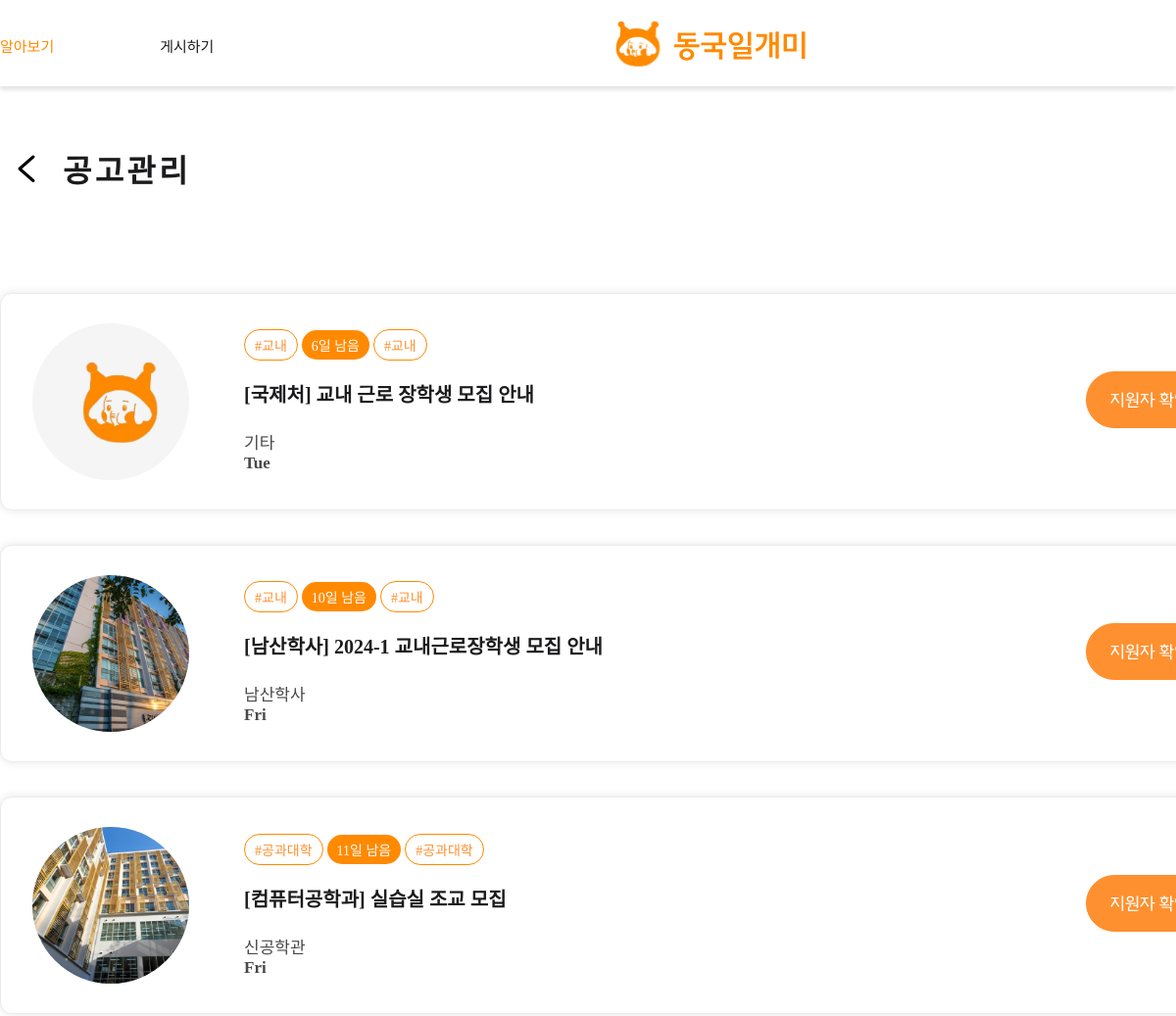
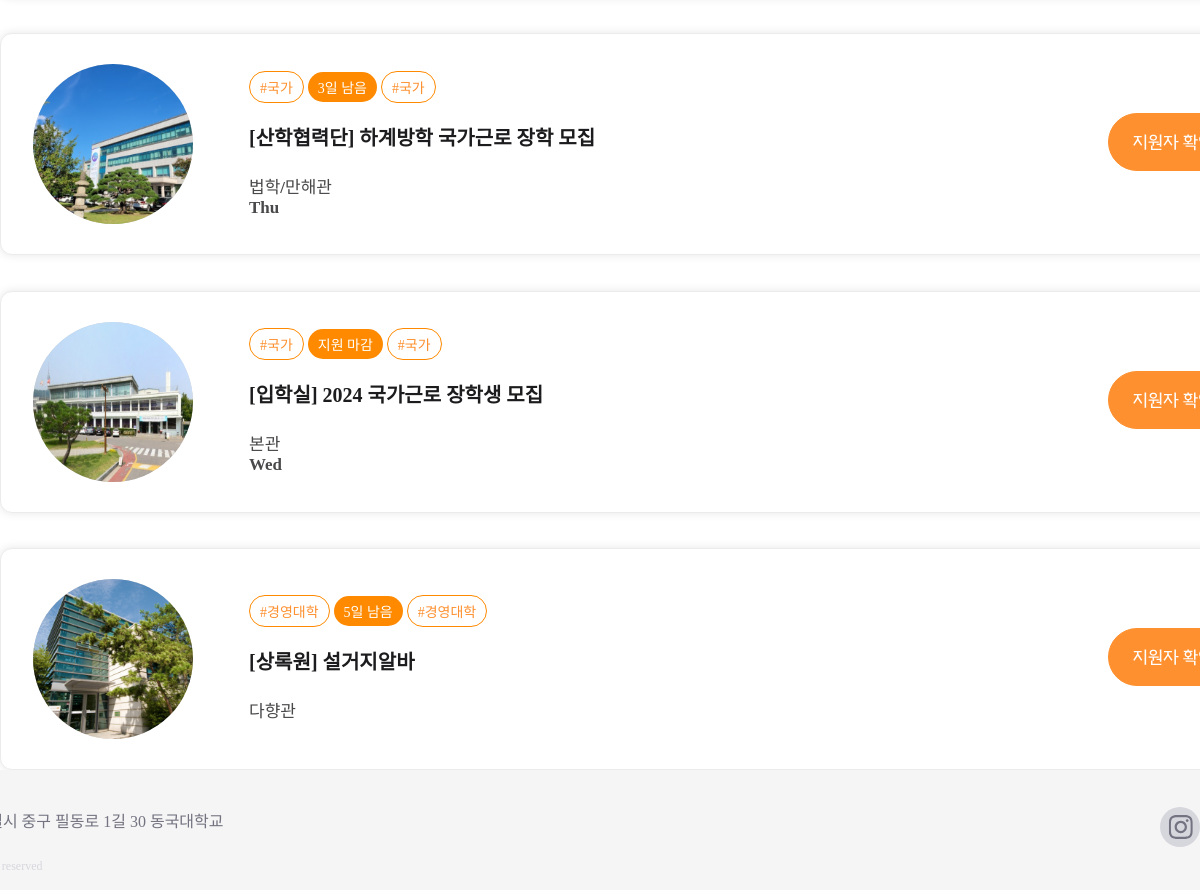
The page /users/staff-mypost/ (signed in) on the database as committed earlier (2 pictures, top to bottom).
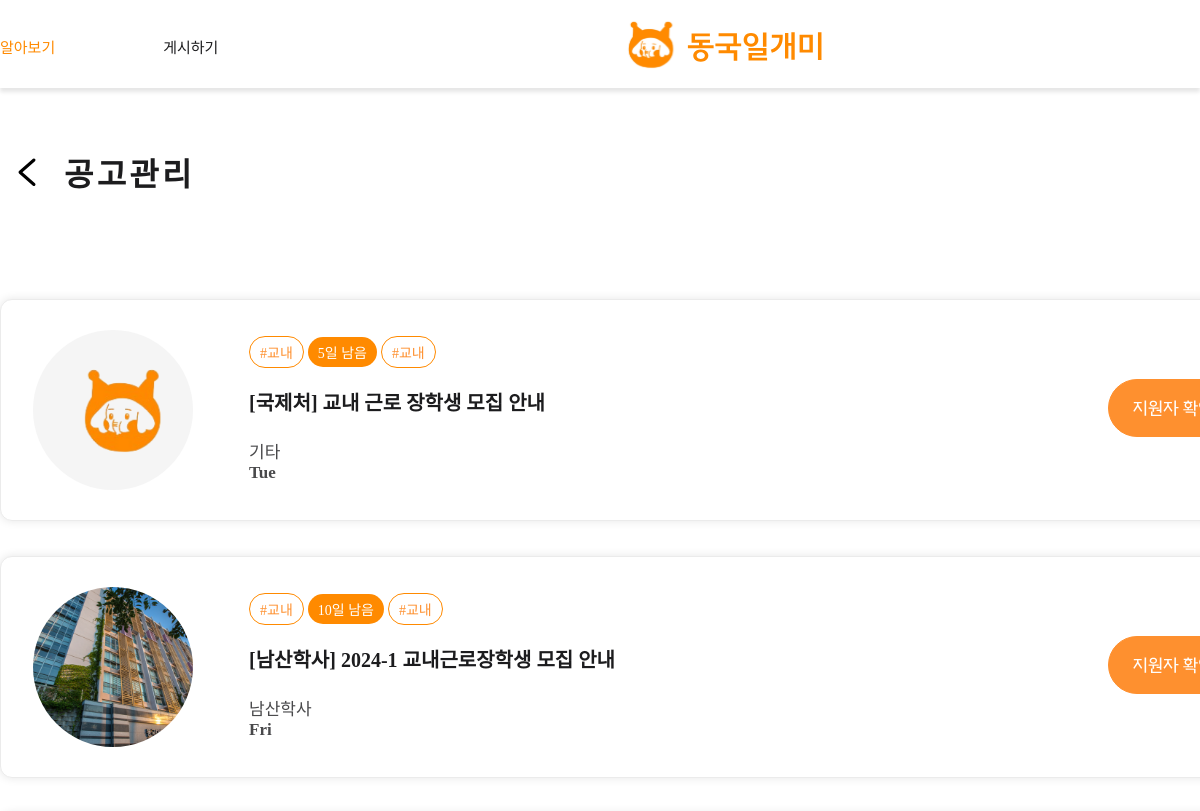
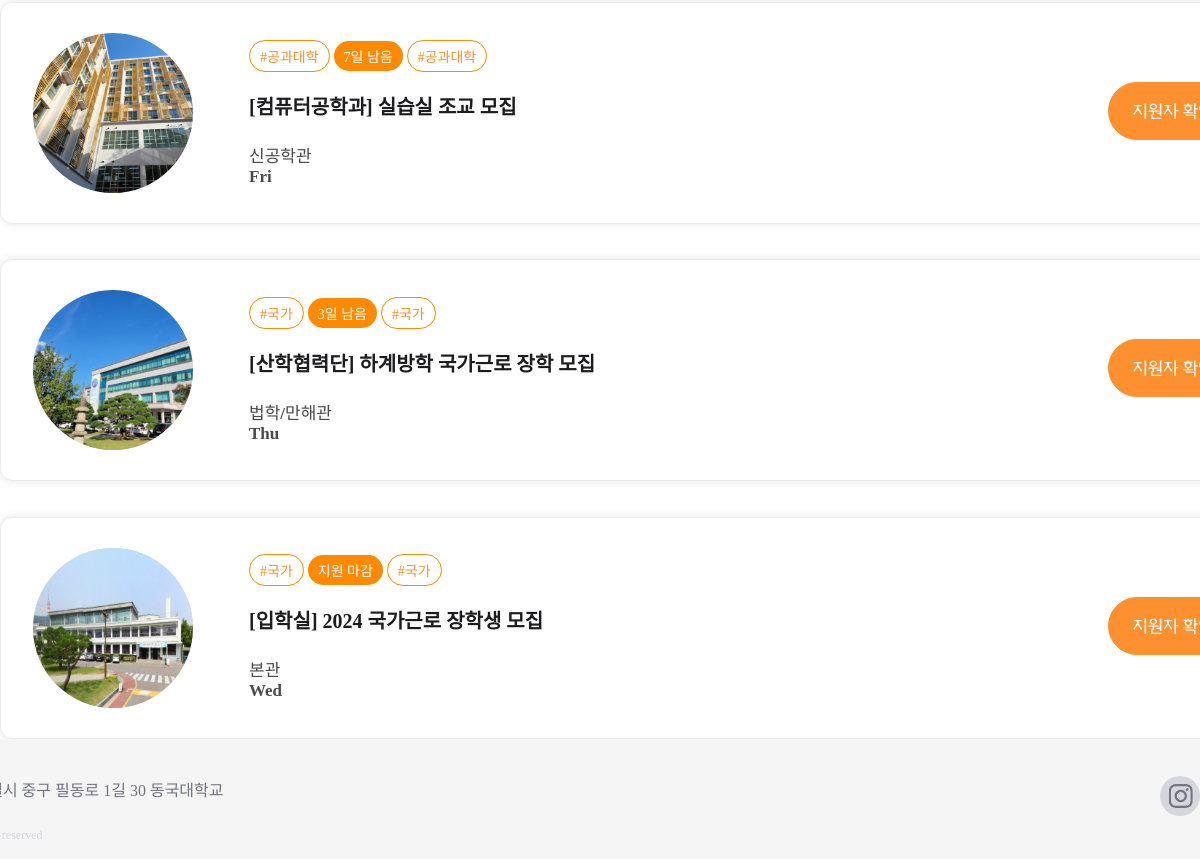
The same page on the database as committed later (2 pictures, top to bottom).
### main/models.py (models this page shows, shortened)
class Post(models.Model):
    writer = models.ForeignKey(User, null=False, blank=False, on_delete=models.CASCADE)
    title = models.CharField(max_length=50)
    organization = models.CharField(max_length=50, null=True)
    department = models.CharField(max_length=50, null=True)
    is_income_bracket = models.PositiveIntegerField(null=False, default=0) #boolean
    start_date = models.DateField(null=True)
    end_date = models.DateField(null=True)
    deadline = models.DateField(null=True)
    day_left = models.IntegerField(null=True)#남은날짜
    place = models.CharField(max_length=50, blank=False)
    time = models.TextField(max_length=50, null=False)
    recruitment = models.PositiveIntegerField(default=0)
    wage = models.PositiveIntegerField(null=True, default=0)
    body = models.TextField()
    file = models.ImageField(upload_to="post/", blank=True, null=True)
    pub_date = models.DateTimeField()
    scrap = models.ManyToManyField(User, related_name='scraped', blank=True, default=None)
    scrap_count = models.PositiveIntegerField(default=0)
    applicated_count = models.PositiveIntegerField(default=0)

### users/views.py (the view)
# urls.py: path('staff-mypost/', staff_mypost, name="staff-mypost"),
def staff_mypost(request):
    posts = Post.objects.filter(writer=request.user.id)
    return render(request, 'users/staff_mypost.html', {'posts':posts})

### users/templates/users/staff_mypost.html (shortened to what this page needs)
{% extends 'base.html' %}
{% load static %}
{% block content %}
<link
    rel="stylesheet"
    type="text/css"
    href="{% static 'css/users/staff_mypost.css'%}"
/>
<div class="content" id="header">
    <a href="javascript:history.back()">
        <img src="{% static 'images/icons/vector.svg' %}" id="vector">
    </a>
    <span class="Capital Caption" style="margin-left:-0.5em; margin-bottom:0.5em;">공고관리</span>
</div>
<div class="content" id="main2">
    {% if posts %}
        {% for post in posts %}
        <div class="card">
            <span class="photo">
                <span class="architecture">
                    {% if post.place == '경영/사회과학관' %}
                        <img src="{% static 'images/buildings/경영사회과학관.png' %}" alt="cardImage">
                    {% elif post.place == '과학관' %}
                        <img src="{% static 'images/buildings/과학관.png' %}" alt="cardImage" >
                    {% elif post.place == '남산학사' %}
                        <img src="{% static 'images/buildings/남산학사.png' %}" alt="cardImage" >
                    {% elif post.place == '다향관' %}
                        <img src="{% static 'images/buildings/다향관.png' %}" alt="cardImage" >
                    {% elif post.place == '명진관' %}
                        <img src="{% static 'images/buildings/명진관.png' %}" alt="cardImage" >
                    {% elif post.place == '법학/만해관' %}
                        <img src="{% static 'images/buildings/법학만해관.png' %}" alt="cardImage" >
                    {% elif post.place == '본관' %}
                        <img src="{% static 'images/buildings/본관.png' %}" alt="cardImage" >
                    {% elif post.place == '신공학관' %}
                        <img src="{% static 'images/buildings/신공학관.png' %}" alt="cardImage" >
                    {% elif post.place == '원흥관' %}
                        <img src="{% static 'images/buildings/원흥관.png' %}" alt="cardImage" >
                    {% elif post.place == '정보문화관' %}
                        <img src="{% static 'images/buildings/정보문화관.png' %}" alt="cardImage" >
                    {% elif post.place == '중앙도서관' %}
                        <img src="{% static 'images/buildings/중앙도서관.png' %}" alt="cardImage" >
                    {% elif post.place == '학림관' %}
                        <img src="{% static 'images/buildings/학림관.png' %}" alt="cardImage" >
                    {% elif post.place == '학술문화관' %}
                        <img src="{% static 'images/buildings/학술문화관.png' %}" alt="cardImage" >
                    {% elif post.place == '혜화관' %}
                        <img src="{% static 'images/buildings/혜화관.png' %}" alt="cardImage" >
                    {% elif post.place == '기타' %}
                        <img src="{% static 'images/buildings/기타.png' %}" alt="cardImage" >
                    {% endif %}
                </span>
            </span>
            <span class="detail">
                <div class="information">
                    <span class="info classification small orange">
                        #{{post.department}}
                    </span>
                    <span class="info date small white">
                        {% if post.day_left >= 0 %}
                            {{ post.day_left }}일 남음
                        {% else %}
                            지원 마감
                        {% endif %}
                    </span>
                    <span class="info classification small orange">
                        #{{post.department}}
                    </span>
                </div>
                <a class="title Caption big" href="{% url 'main:post-detail' post.id %}">
                    [{{post.organization}}] {{post.title}}
                </a>
                <div class="Caption light up">
                    <div>{{post.place}}</div>
                    <div>{{post.time}}</div>
                </div>
            </span>
            <a href="{% url 'users:staff-appslist' post.id %}" class="more_info">
                <img src="{% static 'images/icons/check_applicator.svg' %}"/>
            </a>
        </div>
        {% endfor %}
    {% endif %}
</div>
{% endblock %}

### project/templates/base.html (shortened to what this page needs)
<!DOCTYPE html>
{% load static %}
<html lang="ko">
  <head>
  </head>
  <body style="margin: 0px; overflow-x: hidden;">
    <div class="container">
      {% include 'shared/_topnav.html' %}
      <div class="baseContent">{% block content %} {% endblock %}</div>
      {% block footer %} {% include 'shared/_footer.html' %} {% endblock %}
    </div>
  </body>
</html>

### project/templates/shared/_topnav.html (shortened to what this page needs)
{% load static %}
<link
  rel="stylesheet"
  type="text/css"
  href="{% static 'css/shared/topnav.css'%}"
/>
<div class="screen">
  <div class="topnav">
    <div class="nav-1 header-font">
      <div class="div">
        <div class="nav-2">
          <a class="Caption" href="{% url 'main:mainlistpage' %}">알아보기</a>
          {% if user.profile.student_or_staff == 'student' %}
            <a class="Caption" href="">지원현황</a>
          {% elif user.profile.student_or_staff == 'staff' %}
            <a class="Caption" href="{% url 'main:new-post' %}">게시하기</a>
          {% else %}
            <a class="Caption" href="{% url 'main:new-post' %}">게시하기</a>
          {% endif %}
        </div>
        <a class="logo logo-font" href="{% url 'main:mainpage' %}">
          <img src="{% static 'images/logo.svg' %}" />
        </a>
      </div>
    </div>
  </div>
</div>

### project/templates/shared/_footer.html (shortened to what this page needs)
{% load static %}
<link
    rel="stylesheet"
    type="text/css"
    href="{% static 'css/shared/footer.css'%}"
/>
<div class="footerScreen">
    <div class="footerFrame">
        <div class="footerTextFrame">
            <div class="adressText">04620 서울특별시 중구 필동로 1길 30 동국대학교</div>
            <div class="teamNameText">@ 망나뇽. All rights reserved</div>
        </div>
        <div class="footerIconFrame">
            <div class="icon">
            </div>
        </div>
    </div>
</div>

### project/static/css/shared/topnav.css (style rules this page uses)
.screen { display: flex; flex-direction: column; width: 100%; height: 88px; align-items: center; justify-content: center; box-sizing: border-box; box-shadow: 0px 4px 4px 0px rgba(0, 0, 0, 0.10); }
.topnav { display: flex; flex-direction: row; margin: 0 auto; margin-bottom: 1.75em; }
.topnav .nav-1 { display: flex; flex-direction: row; width: 1400px; }
.nav-1 .nav-2 { display: flex; gap: 6.75em; margin-top: 2em; }
.topnav .div { display: flex; width: 100%; align-items: center; justify-content: space-between; position: relative; }
.topnav .logo { display:flex; align-items: center; justify-content: center; margin-top: 1em; }
.Caption { color: #1C1C1E; font-family: "SUITE Variable"; font-size: 15px; font-style: normal; font-weight: 550; line-height: normal; }
.logo-font { color: #FF8A00; font-family: "SUITE Variable"; font-size: 28px; font-style: normal; font-weight: 700; line-height: normal; }
a { display: inline-block; white-space: nowrap; text-decoration-line: none; }
.screen, .topnav, .nav-1, .nav-2, .topnav .div, .topnav .logo, .topnav .nav-3, .nav-3 .nav-link-account { box-sizing: border-box; }

### project/static/css/users/staff_mypost.css (style rules this page uses)
.baseContent { flex-direction: column; align-items: center; }
.container { width: 100%; }
.content { display: flex; flex-direction: column; width: 100%; max-width: 1400px; gap: 10px; }
@media (min-width: 1051px) { .content { align-items: start; justify-content: center; } }
#header { margin-top: 56px; flex-direction: row; align-items: center; justify-content: flex-start; }
#vector { margin-left: -1em; width: 86px; height: 74px; }
#main2 { margin-top: 4.8em; gap: 2.2em; }
.card { position: relative; display:flex; width: 82.625em; height: 13.75em; flex-shrink: 0; border-radius: 0.75em; border: 1px solid #EBEBEB; background: #FFF; box-shadow: 0px 0px 10px 0px rgba(0, 0, 0, 0.10); align-items: center; }
.photo { margin-left: 2em; }
.architecture { display:flex; width: 10em; height: 10em; border-radius:50%; background-color: #D3D3D3; overflow: hidden; }
.detail { margin-left: 3.5em; margin-right: 6.25em; }
.information { margin-bottom: 19px; }
.information .info { display: inline-block; }
.classification { display: flex; padding: 5px 10px; justify-content: center; align-items: center; gap: 8px; flex-shrink: 0; border-radius: 30px; border: 1px solid #FF8A00; background: #FFF; }
.date { display: flex; padding: 5px 10px; justify-content: center; align-items: center; gap: 8px; flex-shrink: 0; border-radius: 30px; background: #FF8A00; }
.more_info { margin-left: auto; margin-right: 5.31em; }
.Capital { font-size: 32px; font-style: normal; font-weight: 700; line-height: 10px; letter-spacing: 3.2px; }
.orange { color:#FE902F; }
.white { color: #FFF; }
.small { font-size: 14px; font-weight: 500; }
.big { font-size: 20px; font-weight: 600; }
.light { color: rgba(28, 28, 30, 0.80); font-size: 17px; }
.up { margin-top: 22px; }
.nav-1 .nav-2 :nth-child(1) { color: #FF8A00; }

### project/static/css/shared/footer.css (style rules this page uses)
.footerScreen { display: flex; justify-content: center; position: relative; bottom: 0; width: 100%; height: 120px; background-color: #F5F5F5; }
.footerFrame { width: 73vw; min-width: 1400px; height: 100%; display: flex; justify-content: space-between; align-items: center; }
.footerTextFrame { display: flex; flex-direction: column; align-items: flex-start; }
.adressText { color: #737381; font-feature-settings: 'clig' off, 'liga' off; font-family: "SUITE Variable"; font-size: 16px; font-style: normal; font-weight: 500; line-height: 24px; }
.teamNameText { margin-top: 24px; color: #D6D6DD; font-family: "SUITE Variable"; font-size: 12px; font-style: normal; font-weight: 500; line-height: 16px; }
.footerIconFrame { display: inline-flex; height: 45.217px; align-items: flex-start; gap: 10px; flex-shrink: 0; }
.icon { display: flex; justify-content: center; align-items: center; width: 40px; height: 40px; flex-shrink: 0; border-radius: 50px; background: #D6D6DD; }

### project/templates/base.html (style rules this page uses)
body { display: flex; flex-direction: column; min-height: 100vh; margin: 0; }
.container { flex: 1; display: flex; flex-direction: column; justify-content: center; align-items: center; width: 100vw; overflow: auto; }
.baseContent { flex: 1; display: flex; justify-content: center; width: 100vw; }

Rows that differ between the two databases and show on the page:
removed Post: department "경영대학", day_left "5", organization "상록원", title "설거지알바", place "다향관"
changed Post "국제처": day_left "6" → "5"
changed Post "컴퓨터공학과": day_left "11" → "7"
